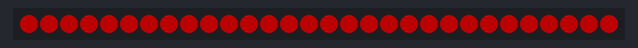
Simulated run of this program. Board: CircuitPython board. Parts: 30 RGB LEDs in strip order, left to right. Dim RGB values are drawn brighter than linear.

Above: at 0.1 s.
At 0.6 s:
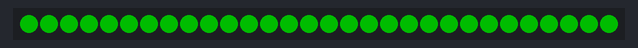
At 1.1 s:
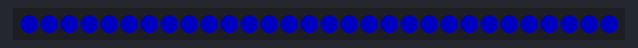

Measured:
- by itself, everything shown: repeats every 1.5 s, in 3 steps
- what the display in image 1 shows lasts 0.5 s, from 0.5 s to 1.0 s

The program:

neopixel_strip.py
```python
"""
This example requires a NeoPixel strip. Talk to the team to get one!

Connect the white clip on the NeoPixel strip to pad TX.
Connect the black clip on the NeoPixel strip to a GND pad.
Connect the red clip on the NeoPixel strip to the VOUT pad.
"""
import time
import board
import neopixel

strip = neopixel.NeoPixel(board.TX, 30)
strip.brightness = 0.3

while True:
    strip.fill((255, 0, 0))
    time.sleep(0.5)
    strip.fill((0, 255, 0))
    time.sleep(0.5)
    strip.fill((0, 0, 255))
    time.sleep(0.5)
```
